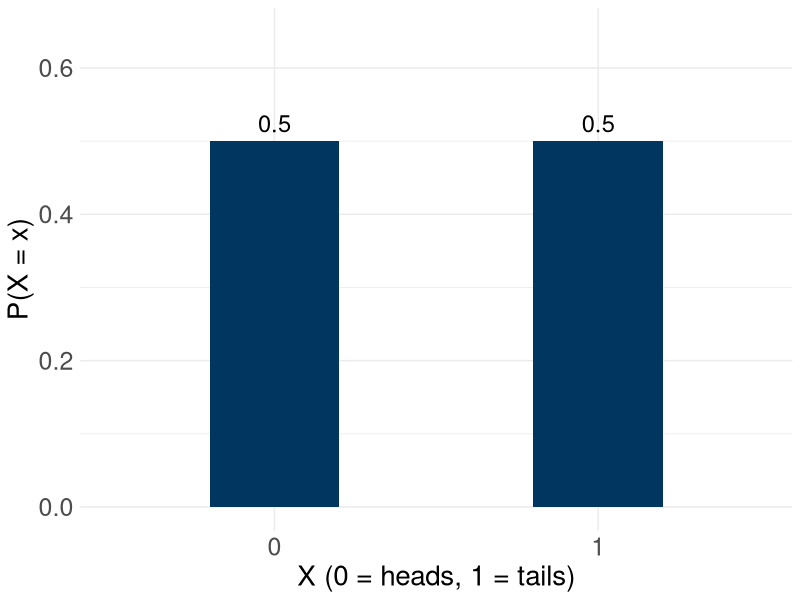
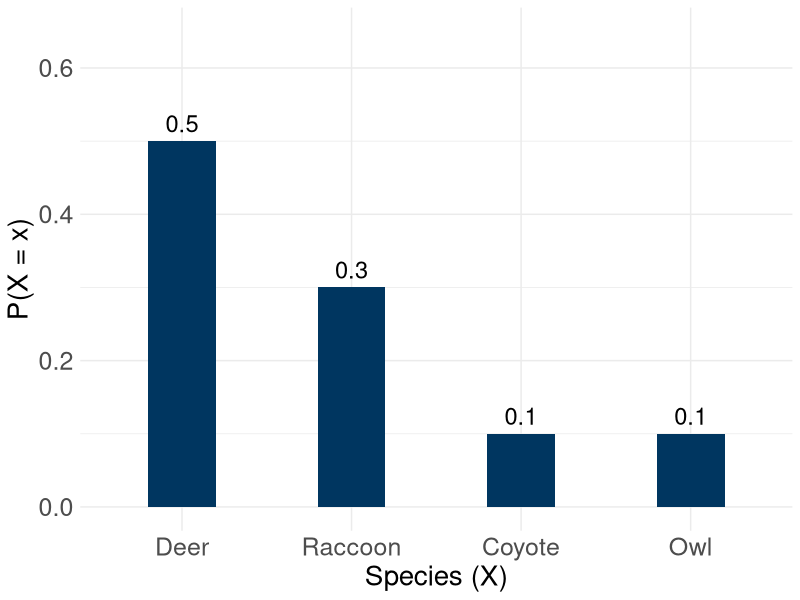
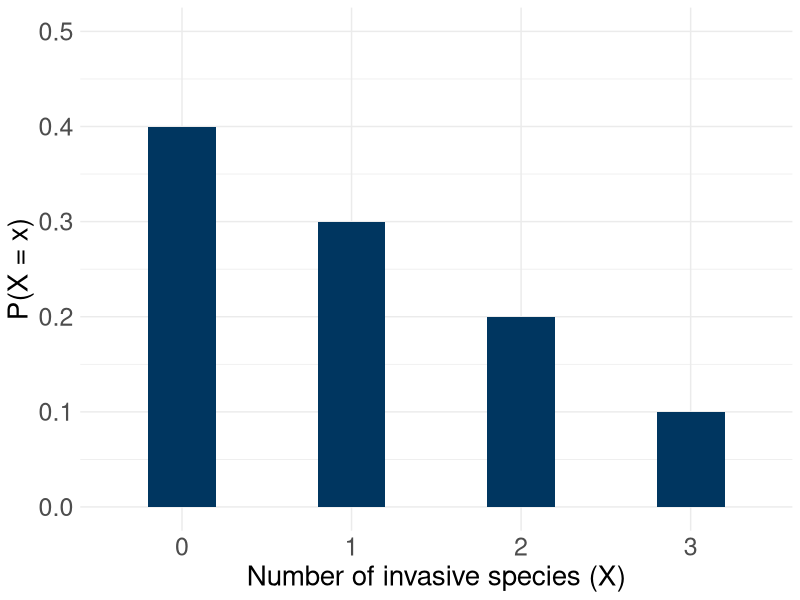
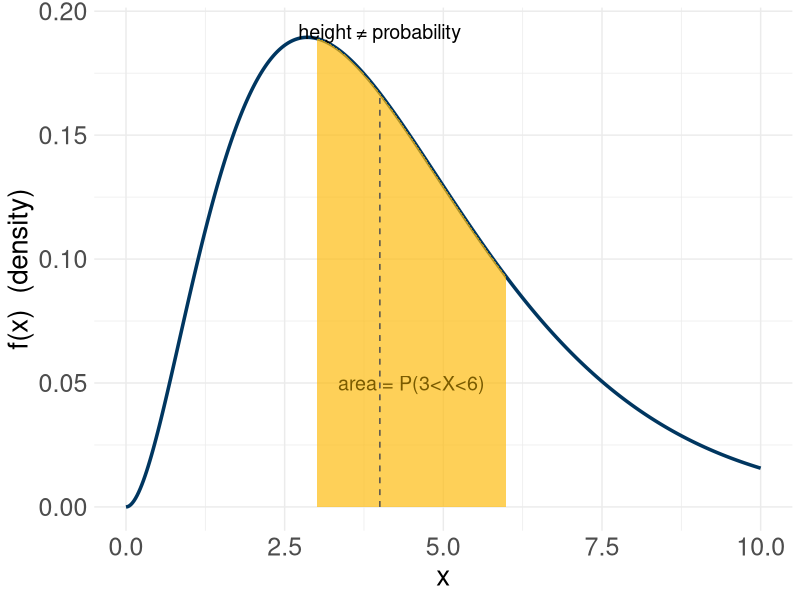
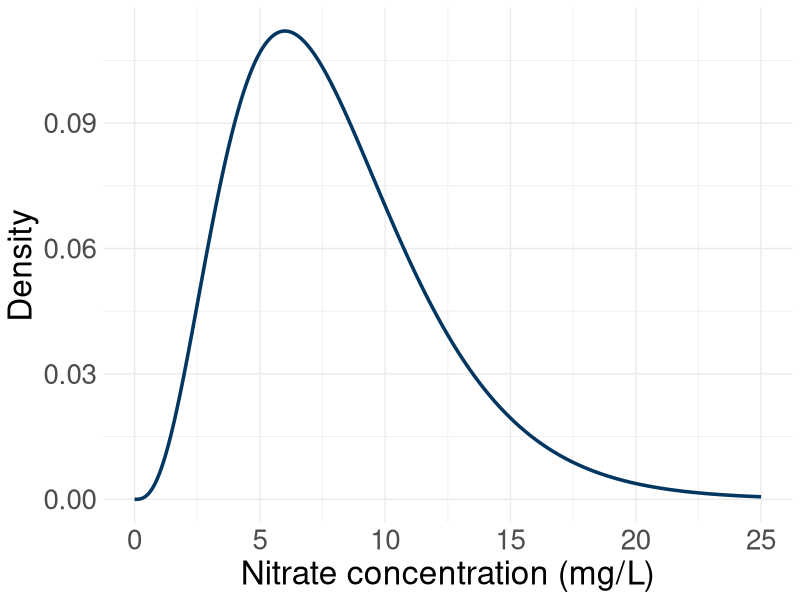
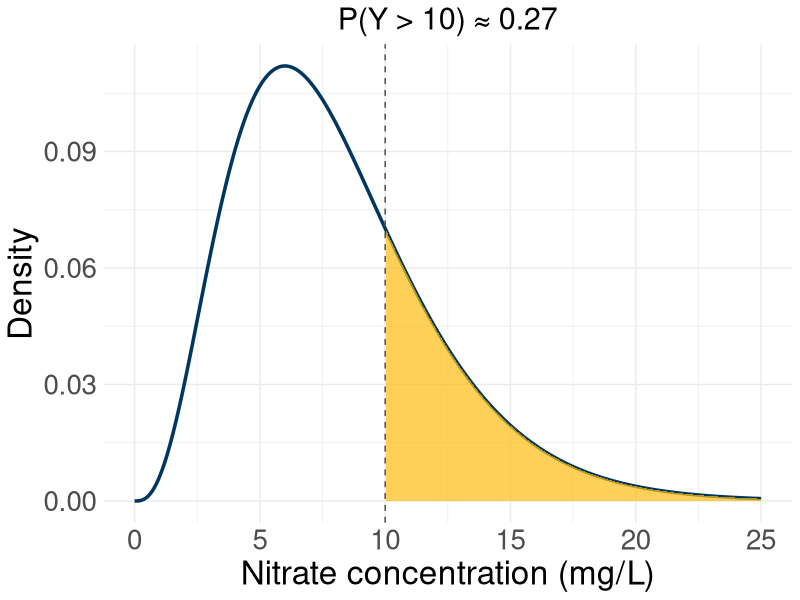
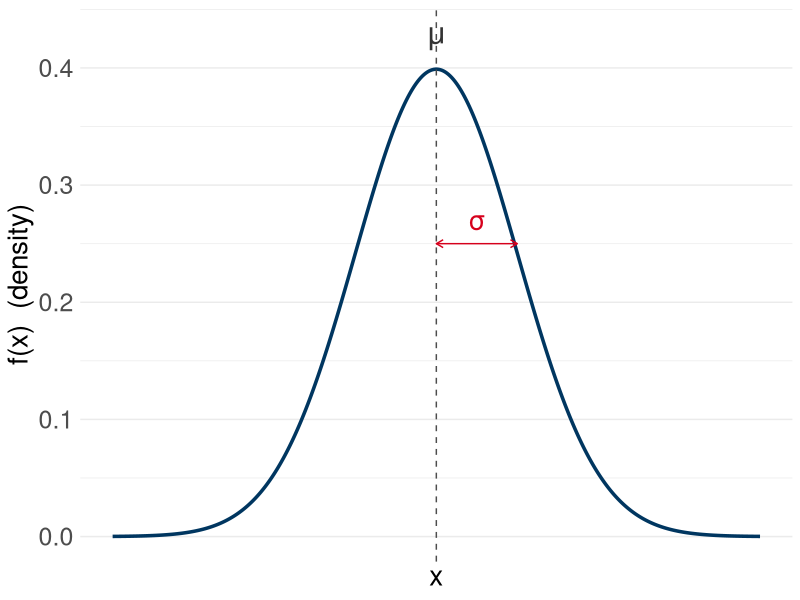
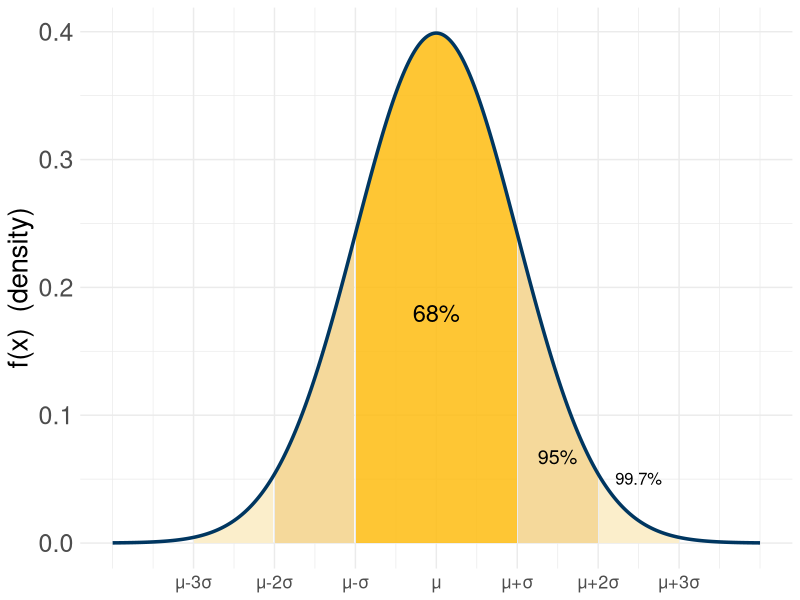

Reproduce these figures in R, in order. (Note: this script raises an error after producing the figures.)
## ---- chunk 1
#| echo: false
#| warning: false
#| out-width: "100%"
#| fig-align: "center"
library(tidyverse)
coin <- data.frame(x = c(0,1), p = c(0.5,0.5))

ggplot(coin, aes(x = factor(x), y = p)) +
  geom_col(width = 0.4, fill = "#003660") +
  geom_text(aes(label = p), vjust = -0.5, size = 6) +
  labs(x = "X (0 = heads, 1 = tails)", y = "P(X = x)") +
  ylim(0, 0.65) +
  theme_minimal() +
  theme(
    axis.text = element_text(size = 18),
    axis.title = element_text(size = 20)
  )
## ---- chunk 2
#| echo: false
#| warning: false
#| out-width: "100%"
#| fig-align: "center"
camera <- data.frame(species = c("Deer","Raccoon","Coyote","Owl"), p = c(0.5,0.3,0.1,0.1))
camera$species <- factor(camera$species, levels = camera$species)

ggplot(camera, aes(x = species, y = p)) +
  geom_col(width = 0.4, fill = "#003660") +
  geom_text(aes(label = p), vjust = -0.5, size = 6) +
  labs(x = "Species (X)", y = "P(X = x)") +
  ylim(0, 0.65) +
  theme_minimal() +
  theme(
    axis.text = element_text(size = 18),
    axis.title = element_text(size = 20)
  )
## ---- chunk 3
#| echo: false
#| warning: false
#| out-width: "70%"
#| fig-align: "center"
inv <- data.frame(x = c(0,1,2,3), p = c(0.4,0.3,0.2,0.1))

ggplot(inv, aes(x = factor(x), y = p)) +
  geom_col(width = 0.4, fill = "#003660") +
  labs(x = "Number of invasive species (X)", y = "P(X = x)") +
  ylim(0, 0.5) +
  theme_minimal() +
  theme(
    axis.text = element_text(size = 18),
    axis.title = element_text(size = 20)
  )
## ---- chunk 4
#| echo: false
#| warning: false
#| out-width: "100%"
#| fig-align: "center"
x <- seq(0, 10, length.out = 400)
df <- data.frame(x = x, y = dgamma(x, shape = 3, rate = 0.7))
shade <- df |> filter(x >= 3, x <= 6)
peak_x <- 4
peak_y <- dgamma(peak_x, shape = 3, rate = 0.7)

ggplot(df, aes(x = x, y = y)) +
  geom_line(linewidth = 1.2, color = "#003660") +
  geom_ribbon(data = shade, aes(x = x, ymin = 0, ymax = y), fill = "#FEBC11", alpha = 0.7) +
  annotate("segment", x = peak_x, xend = peak_x, y = 0, yend = peak_y, linetype = "dashed", color = "gray30") +
  annotate("text", x = peak_x, y = peak_y + 0.025, label = "height ≠ probability", size = 5) +
  annotate("text", x = 4.5, y = 0.05, label = "area = P(3<X<6)", size = 5, color = "#7a5b00") +
  labs(x = "x", y = "f(x)  (density)") +
  theme_minimal() +
  theme(
    axis.text = element_text(size = 18),
    axis.title = element_text(size = 20)
  )
## ---- chunk 5
#| eval: true
#| echo: false
#| warning: false
#| out-width: "80%"
#| fig-align: "center"
y <- seq(0, 25, length.out = 400)
df <- data.frame(y = y, d = dgamma(y, shape = 4, rate = 0.5))

ggplot(df, aes(x = y, y = d)) +
  geom_line(linewidth = 1.2, color = "#003660") +
  labs(x = "Nitrate concentration (mg/L)", y = "Density") +
  theme_minimal() +
  theme(
    axis.text = element_text(size = 20),
    axis.title = element_text(size = 24)
  )
## ---- chunk 6
#| eval: true
#| echo: false
#| warning: false
#| out-width: "80%"
#| fig-align: "center"
y <- seq(0, 25, length.out = 400)
df <- data.frame(y = y, d = dgamma(y, shape = 4, rate = 0.5))
shade <- df |> filter(y >= 10)

ggplot(df, aes(x = y, y = d)) +
  geom_line(linewidth = 1.2, color = "#003660") +
  geom_ribbon(data = shade, aes(x = y, ymin = 0, ymax = d), fill = "#FEBC11", alpha = 0.7) +
  geom_vline(xintercept = 10, linetype = "dashed", color = "gray30") +
  labs(x = "Nitrate concentration (mg/L)", y = "Density", title = "P(Y > 10) ≈ 0.27") +
  theme_minimal() +
  theme(
    axis.text = element_text(size = 20),
    axis.title = element_text(size = 24),
    plot.title = element_text(size = 22, hjust = 0.5)
  )
## ---- chunk 7
#| echo: false
#| warning: false
#| out-width: "100%"
#| fig-align: "center"
xn <- seq(-4, 4, length.out = 400)
dfn <- data.frame(x = xn, y = dnorm(xn))

ggplot(dfn, aes(x = x, y = y)) +
  geom_line(linewidth = 1.2, color = "#003660") +
  geom_vline(xintercept = 0, linetype = "dashed", color = "gray30") +
  annotate("text", x = 0, y = 0.43, label = "μ", size = 8, color = "gray20") +
  annotate("segment", x = 0, xend = 1, y = 0.25, yend = 0.25, arrow = arrow(ends = "both", length = unit(0.2,"cm")), color = "#D6001C") +
  annotate("text", x = 0.5, y = 0.27, label = "σ", size = 7, color = "#D6001C") +
  scale_x_continuous(breaks = NULL) +
  labs(x = "x", y = "f(x)  (density)") +
  theme_minimal() +
  theme(
    axis.text = element_text(size = 18),
    axis.title = element_text(size = 20)
  )
## ---- chunk 8
#| echo: false
#| warning: false
#| out-width: "75%"
#| fig-align: "center"
xn <- seq(-4, 4, length.out = 400)
dfn <- data.frame(x = xn, y = dnorm(xn))

ggplot(dfn, aes(x = x, y = y)) +
  geom_ribbon(data = dfn |> filter(x >= -1, x <= 1), aes(ymin = 0, ymax = y), fill = "#FEBC11", alpha = 0.85) +
  geom_ribbon(data = dfn |> filter(x >= -2, x <= -1), aes(ymin = 0, ymax = y), fill = "#f5d99b") +
  geom_ribbon(data = dfn |> filter(x >= 1, x <= 2), aes(ymin = 0, ymax = y), fill = "#f5d99b") +
  geom_ribbon(data = dfn |> filter(x >= -3, x <= -2), aes(ymin = 0, ymax = y), fill = "#fbeecb") +
  geom_ribbon(data = dfn |> filter(x >= 2, x <= 3), aes(ymin = 0, ymax = y), fill = "#fbeecb") +
  geom_line(linewidth = 1.2, color = "#003660") +
  annotate("text", x = 0, y = 0.18, label = "68%", size = 6) +
  annotate("text", x = 1.5, y = 0.03, label = "95%", size = 5, vjust = -2.7) +
  annotate("text", x = 2.5, y = 0.01, label = "99.7%", size = 4.2, vjust = -3.8) +
  scale_x_continuous(breaks = -3:3, labels = c("μ-3σ","μ-2σ","μ-σ","μ","μ+σ","μ+2σ","μ+3σ")) +
  labs(x = NULL, y = "f(x)  (density)") +
  theme_minimal() +
  theme(
    axis.text.x = element_text(size = 13),
    axis.text.y = element_text(size = 18),
    axis.title = element_text(size = 20)
  )
## ---- chunk 9
#| eval: true
#| echo: false
#| out-width: "100%"
#| fig-align: "center"
knitr::include_graphics("images/t_test_1.jpg")
## ---- chunk 10
#| eval: true
#| echo: false
#| out-width: "100%"
#| fig-align: "center"
knitr::include_graphics("images/t_test_2.jpg")
## ---- chunk 11
#| eval: true
#| echo: false
#| out-width: "100%"
#| fig-align: "center"
knitr::include_graphics("images/t_test_3.jpg")
## ---- chunk 12
#| eval: true
#| echo: false
#| out-width: "100%"
#| fig-align: "center"
knitr::include_graphics("images/t_test_4.jpg")
## ---- chunk 13
#| eval: true
#| echo: false
#| out-width: "100%"
#| fig-align: "center"
knitr::include_graphics("images/t_test_5.jpg")
## ---- chunk 14
#| eval: true
#| echo: false
#| out-width: "100%"
#| fig-align: "center"
knitr::include_graphics("images/t_test_6.jpg")
## ---- chunk 15
#| eval: true
#| echo: false
#| out-width: "100%"
#| fig-align: "center"
knitr::include_graphics("images/t_test_7.jpg")
## ---- chunk 16
#| eval: true
#| echo: false
#| out-width: "100%"
#| fig-align: "center"
knitr::include_graphics("images/t_test_8.jpg")
## ---- chunk 17
#| eval: true
#| echo: false
#| out-width: "100%"
#| fig-align: "center"
knitr::include_graphics("images/type_1_errors.png")
## ---- chunk 18
#| eval: true
#| echo: false
#| out-width: "100%"
#| fig-align: "center"
knitr::include_graphics("images/type_2_errors.png")
